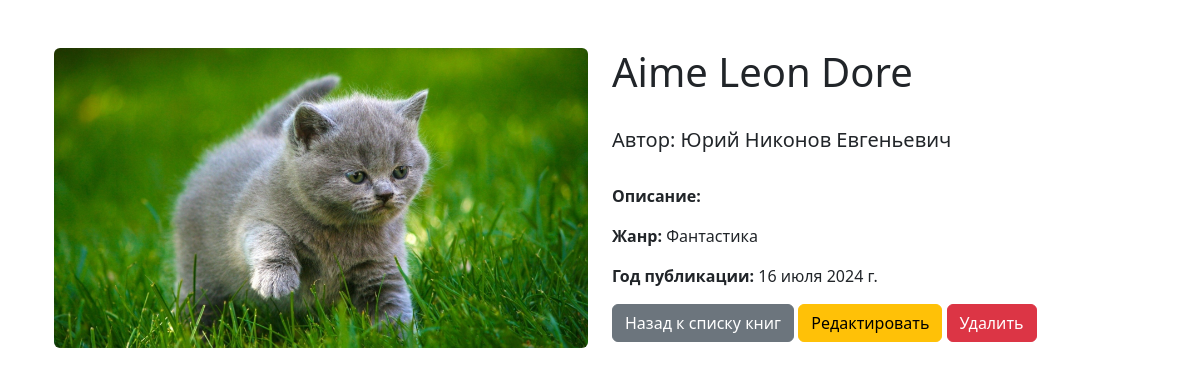
Screenshot of /books/4/ with the database file from the repository.
### book_shelf/models.py (models this page shows, shortened)
class Book(models.Model):
    title = models.CharField(verbose_name="Название", max_length=255)
    cover = models.ImageField(upload_to='books/', blank=True)
    public_date = models.DateField(verbose_name='Дата публикации')
    description = models.TextField(verbose_name='Описание', blank=True)
    author = models.ForeignKey(
        'Author',
        verbose_name='Автор',
        blank=True,
        null=True,
        related_name='books',
        on_delete=models.SET_NULL,
    )
    class Meta:
        verbose_name = 'Книга'
        verbose_name_plural = 'Книги'
        ordering = ['-title']

class Author(models.Model):
    first_name = models.CharField('Имя', max_length=255)
    surname = models.CharField('Фамилия', max_length=255)
    patronymic = models.CharField('Отчество', max_length=255)
    birth_date = models.DateField('Дата рождения')
    class Meta:
        verbose_name = 'Автор'
        verbose_name_plural = 'Авторы'
        ordering = ['first_name']
    def __str__(self):
        return f'{self.first_name} {self.surname} {self.patronymic}'

class Genre(models.Model):
    name = models.CharField('Название', max_length=255)
    description = models.TextField('Описание', blank=True)
    books = models.ManyToManyField(
        Book,
        verbose_name='Книги',
        related_name='genres',
        blank=True,
        null=True,
    )
    class Meta:
        verbose_name = 'Жанр'
        verbose_name_plural = 'Жанры'
        ordering = ['name']
    def __str__(self):
        return self.name

### book_shelf/views.py (the view)
# urls.py: path('books/<int:pk>/', views.BooksDetail.as_view(), name='book_detail'),
class BooksDetail(DetailView):
    template_name = 'book_shelf/book_detail.html'
    model = Book
    context_object_name = 'book'

### templates/book_shelf/book_detail.html (shortened to what this page needs)
{% extends 'base.html' %}
{% block content %}
<div class="container mt-5">
    <div class="row">
        <div class="col-md-6">
            <img src="{{ book.cover.url }}" alt="{{ book.title }}" class="img-fluid rounded">
        </div>
        <div class="col-md-6">
            <h1>{{ book.title }}</h1>
            <br>
            <h5>Автор: {{ book.author }}</h5>
            <br>
            <p><strong>Описание:</strong> {{ book.description }} </p>
            <p><strong>Жанр:</strong>
                {% for genre in book.genres.all %}
                    {{ genre }}
                {% endfor %}
            </p>
            <p><strong>Год публикации:</strong> {{ book.public_date }}</p>
            <a href="{% url 'books_list' %}" class="btn btn-secondary">Назад к списку книг</a>
            <a href="{% url 'book_update' book.pk %}" class="btn btn-warning">Редактировать</a>
            <a href="{% url 'book_delete' book.pk %}" class="btn btn-danger">Удалить</a>
        </div>
    </div>
</div>
{% endblock %}

### rows the page displays
Book: cover (picture), title "Aime Leon Dore", author "Юрий Никонов Евгеньевич", public_date "16 июля 2024 г."
Genre: name "Фантастика"
